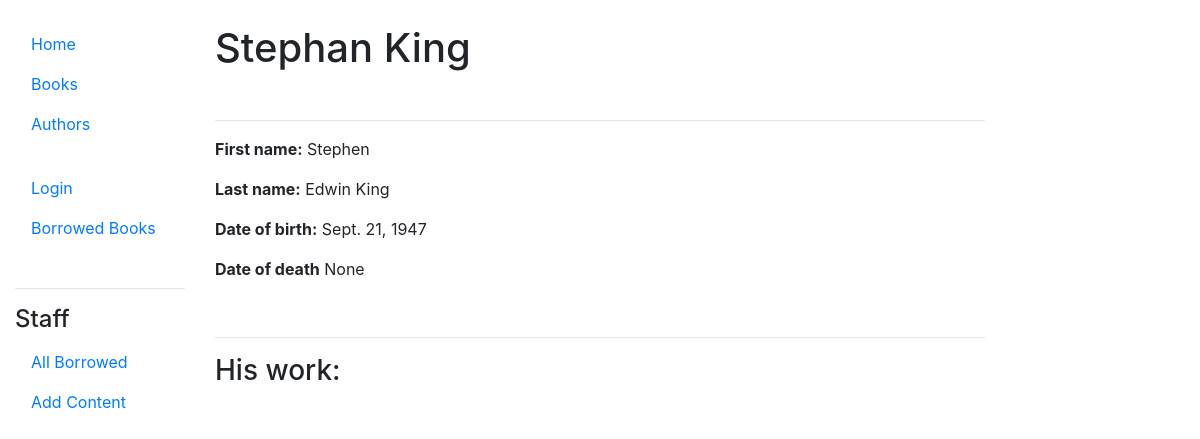
/catalog/author/1/, run on the app's committed database.
### catalog/models.py (models this page shows, shortened)
class Author(models.Model):
    name = models.CharField(max_length=30, help_text ='enter author pen name')
    first_name = models.CharField(
        max_length=30,
        help_text='enter author first name'
        )
    last_name = models.CharField(
        max_length = 100,
        help_text='enter author last name , max 100 chars.'
        )
    date_of_birth = models.DateField(null=True, blank=True)
    date_of_deth = models.DateField(null=True, blank=True)

### catalog/views.py (the view)
class AuthorDetailView(DetailView):
    model = Author

### catalog/templates/catalog/author_detail.html (shortened to what this page needs)
{% extends 'catalog/base.html' %}
{% block content %}
<h1>{{ author.name }}</h1>
<br>
<hr>
<p>
    <strong>First name:</strong>
    {{ author.first_name }}
</p>
<p>
    <strong>Last name:</strong>
    {{ author.last_name }}
</p>
<p>
    <strong>Date of birth:</strong>
    {{ author.date_of_birth }}
</p>
<p>
    <strong>Date of death</strong>
    {{ author.date_of_deth }}
</p>
<br>
<hr>
<h3>His work:</h3>
{% endblock%}

### data on the page
Author: name "Stephan King", first_name "Stephen", last_name "Edwin King", date_of_birth "Sept. 21, 1947", date_of_deth "None"
